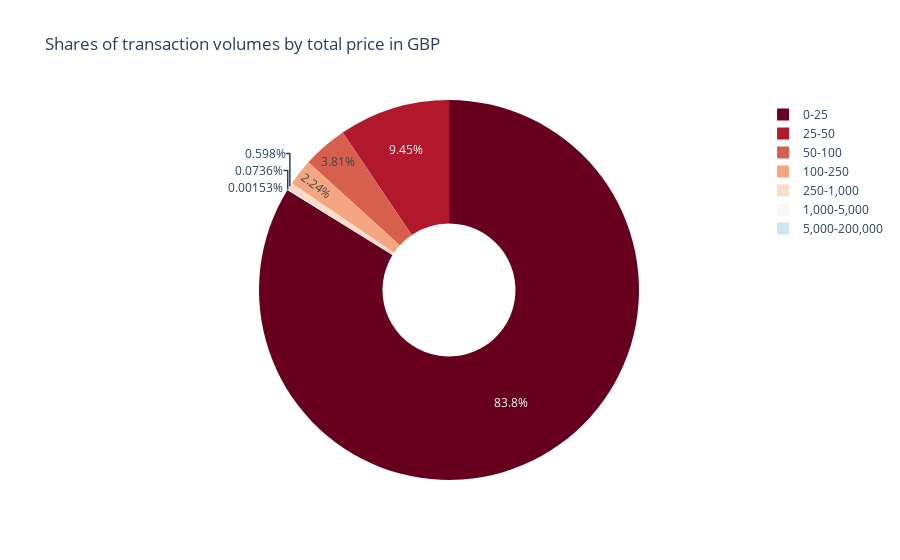

Notebook code cell kept with this figure:
### Markdown cell above
fig = px.bar( order_volume_df, x ='Price_total', y = 'Count')
fig.show()

### Code cell
fig = px.pie(order_volume_df, values='Count', names='Price_total', title='Shares of transaction volumes by total price in GBP',color_discrete_sequence=px.colors.sequential.RdBu, hole=.35)
fig.show()

### Figure 1 — Plotly figure (JSON) as saved in the notebook; plotly's stock layout.template omitted (floating-point values rounded to 4 significant figures)
{"data": [{"domain": {"x": [0, 1], "y": [0, 1]}, "hole": 0.35, "hovertemplate": "Price_total=%{label}<br>Count=%{value}<extra></extra>", "labels": ["0-25", "25-50", "50-100", "100-250", "250-1,000", "1,000-5,000", "5,000-200,000"], "legendgroup": "", "name": "", "showlegend": true, "type": "pie", "values": [327883, 36954, 14918, 8761, 2340, 288, 6]}], "layout": {"autosize": true, "legend": {"tracegroupgap": 0}, "piecolorway": ["rgb(103,0,31)", "rgb(178,24,43)", "rgb(214,96,77)", "rgb(244,165,130)", "rgb(253,219,199)", "rgb(247,247,247)", "rgb(209,229,240)", "rgb(146,197,222)", "rgb(67,147,195)", "rgb(33,102,172)", "rgb(5,48,97)"], "title": {"text": "Shares of transaction volumes by total price in GBP"}}}
